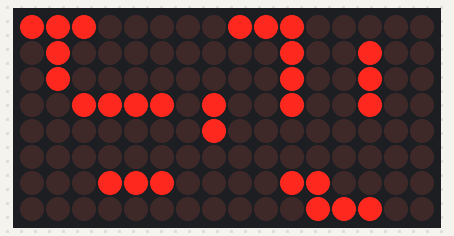
This sketch was run on a simulated Arduino Uno, built with avr-gcc and run on an emulated ATmega328P. On the bench: 16×8 LED matrix. Random numbers use the default seed unless the sketch sets one.

Above: at 0.1 s.

The sketch:

battleship.ino
```cpp
#include <LedControl.h>
/* Led controller for two MAX7219
 * pin 12 -> DataIn
 * pin 11 -> CS
 * pin 10 -> CLK
 */
LedControl lc = LedControl(12,10,11,2);

const int rows = 8;
const int columns = 8;
const int numberOfShips = 5;
int playerOneBoard[rows][columns];
int playerTwoBoard[rows][columns];
int ships[] = {4,3,3,2,2};

void clearBoard(int board[][columns])
{
  int i,j;
  for(i=0; i<rows; i++)
    for(j=0; j<columns; j++)
      board[i][j] = 0;
}

void initializeBoard(int board[][columns])
{
  int x = 0, y = 0, flag, j, v;

  for(int i=0; i<numberOfShips; i++)
  {
    flag = 0;
    v = random() % 2;
    /* 0 - horizontal
     * 1 - vertical
     */
    if(v)
    {
      while(!flag)
      {
        x = random() % (rows - ships[i]);
        y = random() % columns;
        if(board[x][y])
          /* (x,y) position already taken */
          continue;
        else
        {
          /* fill the column*/
          int temp = x;
          flag = 1;
          for(j=0; j<ships[i]; j++,temp++)
          {
            if(board[temp][y])
              flag = 0;
          }
          if(!flag)
            continue;
          for(j=0; j<ships[i]; j++,x++)
            board[x][y] = 1;
        }
      }
    }
    else
    {
      while(!flag)
      {
        x = random() % rows;
        y = random() % (columns - ships[i]);
        if(board[x][y])
          /* (x,y) position already taken */
          continue;
        else
        {
          /* fill the row*/
          int temp = y;
          flag = 1;
          for(j=0; j<ships[i]; j++,temp++)
          {
            if(board[x][temp])
              flag = 0;
          }
          if(!flag)
            continue;
          for(j=0; j<ships[i]; j++,y++)
            board[x][y] = 1;
        }
      }
    }
  }
}

void showBoard(int board[][columns], int addr)
{
  int i,j;
  for(i=0; i<rows; i++)
    for(j=0; j<columns; j++)
    {
      if(board[i][j])
      {
        lc.setLed(addr,i,j,true);
      }
    }
}

void setup()
{
  Serial.begin(9600);
  randomSeed(analogRead(0));
  /*
   The MAX72XX is in power-saving mode on startup,
   we have to do a wakeup call
   */
  lc.shutdown(0,false);
  lc.shutdown(1,false);
  /* Set the brightness to lowest values */
  lc.setIntensity(0,1);
  lc.setIntensity(1,1);
  /* and clear the display */
  lc.clearDisplay(0);
  lc.clearDisplay(1);
  /* Initialize the boards */
  initializeBoard(playerOneBoard);
  initializeBoard(playerTwoBoard);
}
long int count=0;
boolean currentValue=false;
void loop()
{
  showBoard(playerOneBoard, 0);
  showBoard(playerTwoBoard, 1);
  //delay(5);
  /*count++;
  if(count == 2)
  {
    currentValue = !currentValue;
    lc.setLed(0,1,1,false);
  } else if(count == 20)
    {
    lc.setLed(0,1,1,true);
      count = 0;
    }
  lc.setLed(0,1,2,true);
  lc.setLed(1,1,1,true);
  */
}
```
